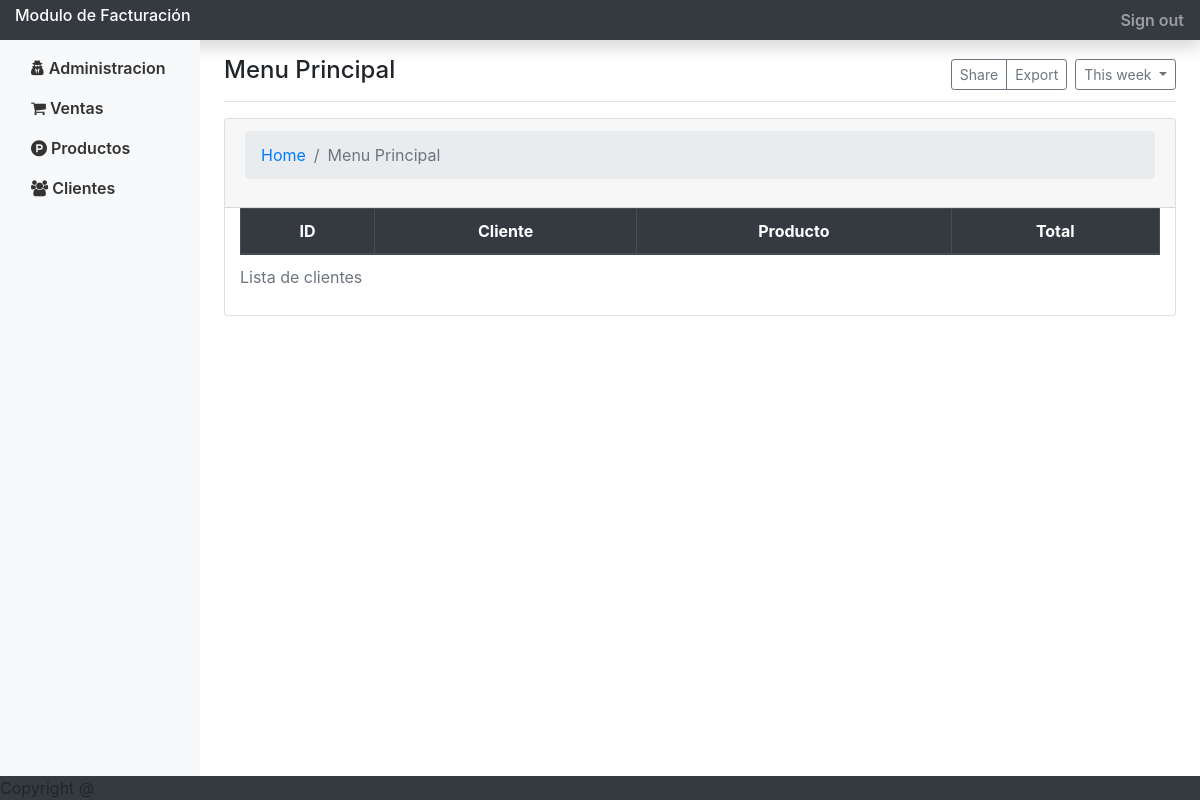
The page /ventas/ on the database as committed earlier.
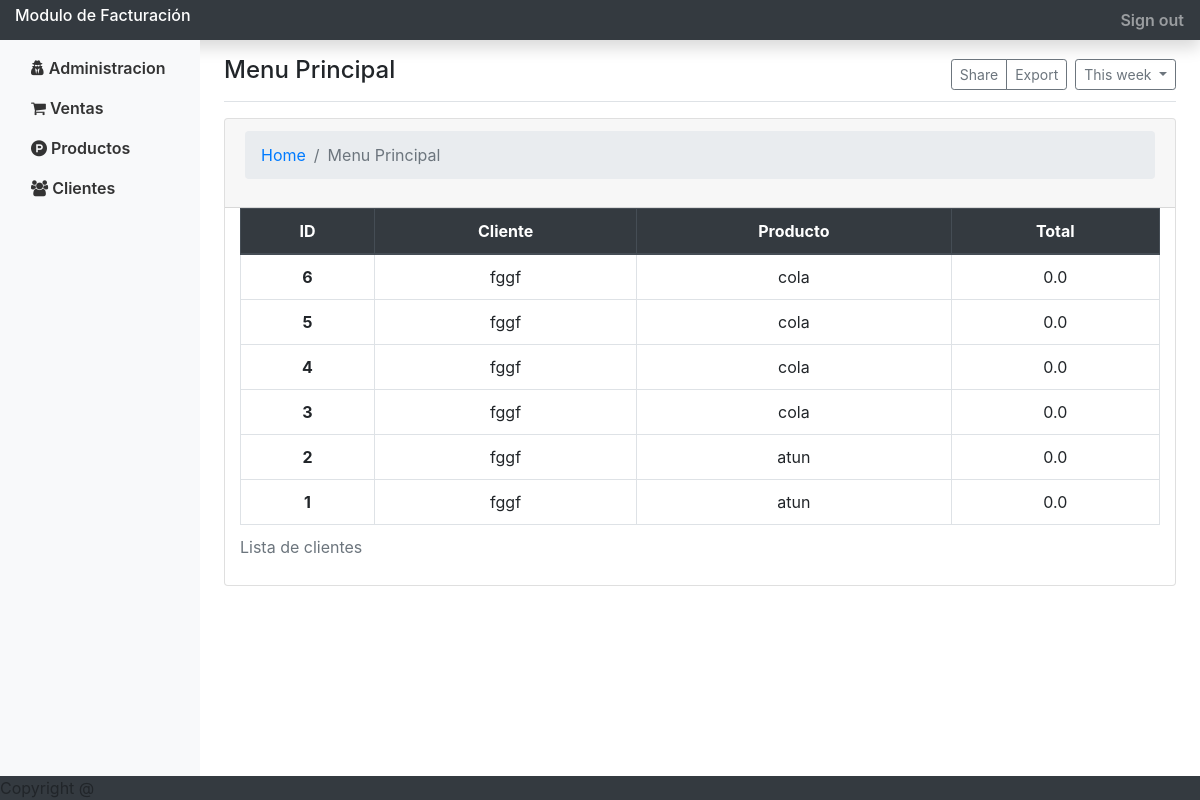
The same page on the database as committed later.
### app/models.py (models this page shows)
class DetalleFactura(models.Model):
    factura=models.ForeignKey(Factura, on_delete= models.CASCADE)
    producto=models.ForeignKey(Producto, on_delete= models.CASCADE)
    cantidad = models.FloatField(default=0)
    precio = models.FloatField(default=0)
    subtotal = models.FloatField(default=0)
    creacion = models.DateTimeField(default=datetime.now())
    class Meta:
        verbose_name = 'DetalleFactura'
        verbose_name_plural = 'DetalleFactura'
        ordering = ["-creacion"]

### app/views.py (the view)
# urls.py: path('ventas/', ventas, name='ventas'),
def ventas(request):
    ventas = DetalleFactura.objects.select_related('factura','producto').values('id','factura__cliente__nombre', 'producto__descripcion', 'factura__total')
    opciones = {'Menu': 'Menu Principal',
                'Producto': 'Producto del Blog', 'Acerca': 'Acerca del Blog', 'ventas': ventas}
    return render(request, 'ventas.html', opciones)

### templates/ventas.html (shortened to what this page needs)
{% extends "menu.html" %}
    {% load static %}
{% block content %}
<div class="row">
    <div class="col-md-12">
        <div class="card">
            <div class="card-header" data-background-color="blue">
                <nav aria-label="breadcrumb">
                    <ol class="breadcrumb">
                        <li class="breadcrumb-item"><a href="#">Home</a></li>
                        <li class="breadcrumb-item active " aria-current="page">{{ Menu }}</li>
                    </ol>
                </nav>
            </div>
            <div class="container">
                <div class="card-content table-responsive">
                    <table class="table table-bordered table-hover">
                        <caption>Lista de clientes</caption>
                        <thead class="thead-dark">
                            <th scope="col" class="text-center">ID</th>
                            <th scope="col" class="text-center">Cliente</th>
                            <th scope="col" class="text-center">Producto</th>
                            <th scope="col" class="text-center">Total</th>
                        </thead>
                        {% for c in ventas %}
                        <tr>
                            <th scope="row" class="text-center">{{ c.id }}</th>
                            <td class="text-center">{{ c.factura__cliente__nombre }}</td>
                            <td class="text-center">{{ c.producto__descripcion }}</td>
                            <td class="text-center">{{c.factura__total}}</td>
                        </tr>
                        {% endfor %}
                    </table>
                </div>
            </div>
        </div>
    </div>
</div>
{% endblock %}

Rows that differ between the two databases and show on the page:
added DetalleFactura: id "6", factura__cliente__nombre "fggf", producto__descripcion "cola", factura__total "0.0"
added DetalleFactura: id "5", factura__cliente__nombre "fggf", producto__descripcion "cola", factura__total "0.0"
added DetalleFactura: id "4", factura__cliente__nombre "fggf", producto__descripcion "cola", factura__total "0.0"
added DetalleFactura: id "3", factura__cliente__nombre "fggf", producto__descripcion "cola", factura__total "0.0"
added DetalleFactura: id "2", factura__cliente__nombre "fggf", producto__descripcion "atun", factura__total "0.0"
added DetalleFactura: id "1", factura__cliente__nombre "fggf", producto__descripcion "atun", factura__total "0.0"
